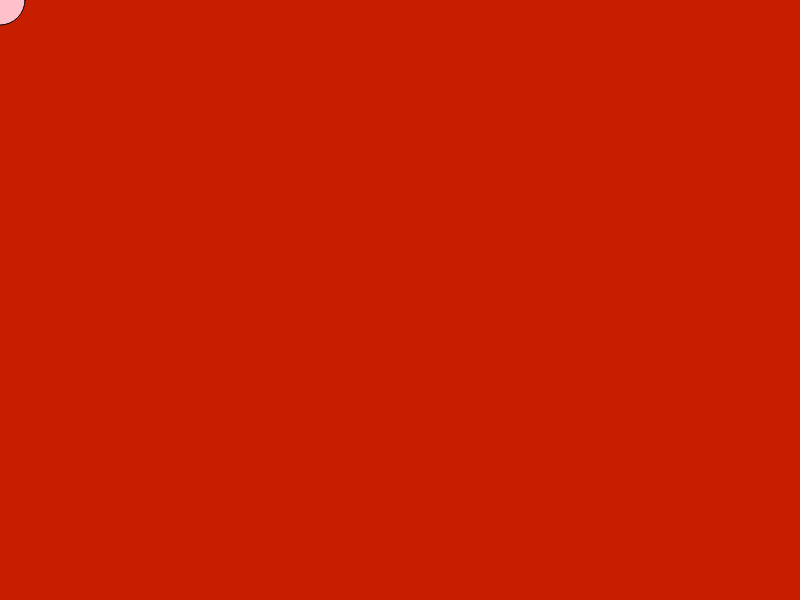
Frame 1 (no input)
Frame 60 (no input): identical to frame 1, image omitted
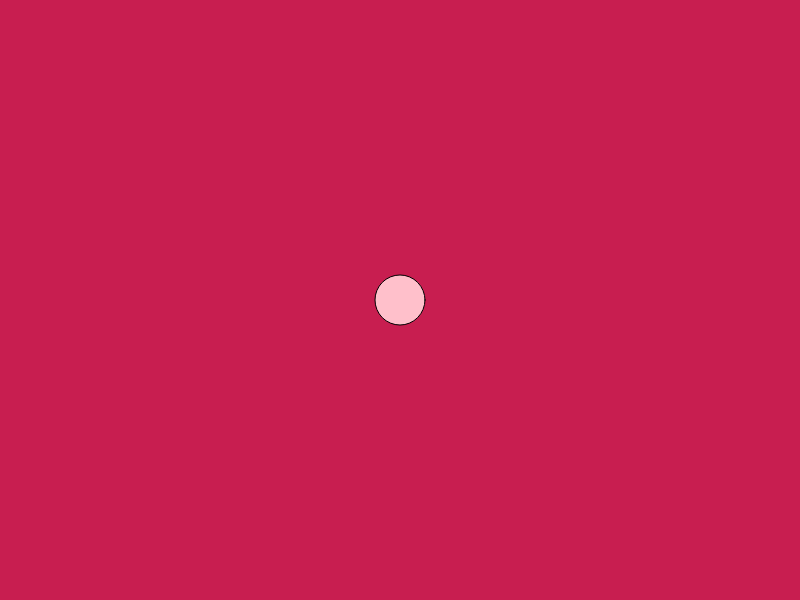
Frame 120 (the mouse pressed at the canvas centre since frame 60)

The p5.js sketch that drew these frames (run headless with seeded random() and noise() and a simulated clock; from frame 60 on, the mouse is pressed at the canvas centre):

// p5.js sketch
// ── sketch.js
var r= 200;
var g= 30;
var b= 200;


function setup() {
 createCanvas(800, 600);  
}

function draw() {
 
  r,g,b = mouseX/5;
  background (r,g,b);
  fill ("pink");
  ellipse (mouseX, mouseY, 50, 50);
}
  
